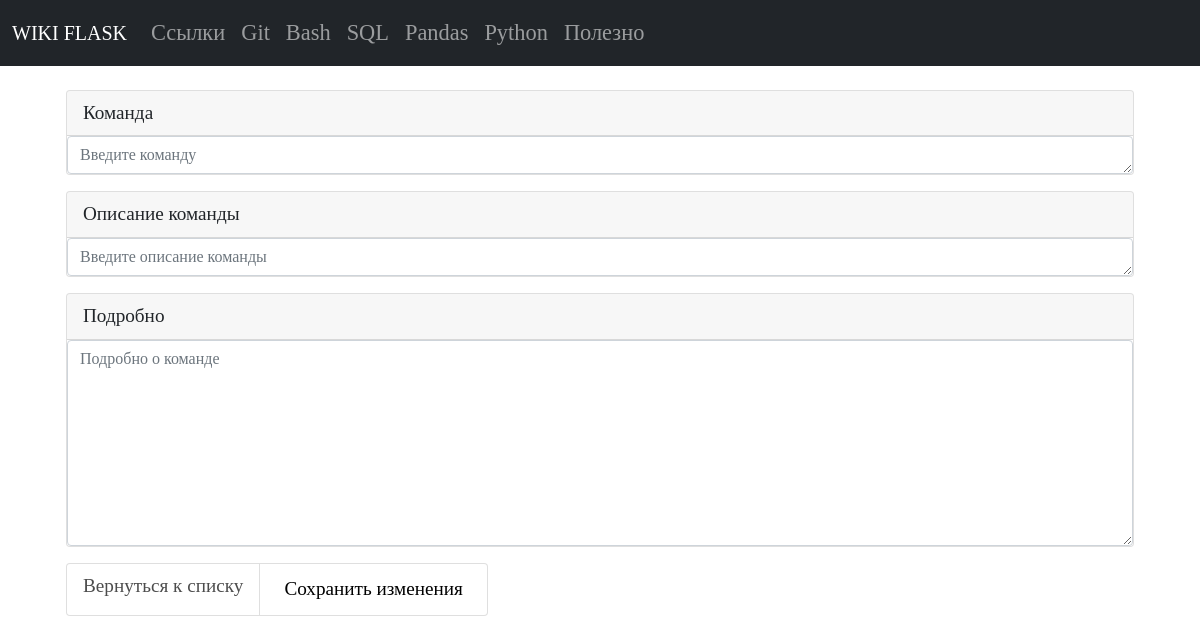
Before: /sql/edit/1161/ with the older database file.
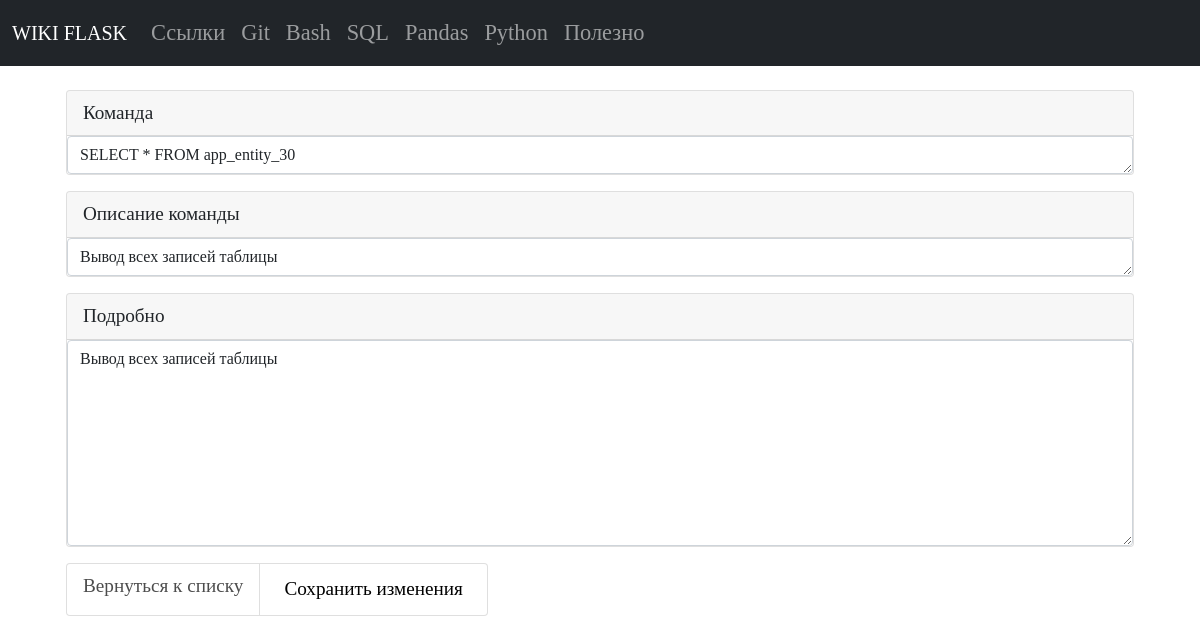
After: the same page with the newer database file.
### tables this page shows
CREATE TABLE [sql] ( 
  "sql_id" INTEGER PRIMARY KEY AUTOINCREMENT,
  "sql_command" TEXT NOT NULL,
  "sql_name" TEXT NOT NULL
, sql_description TEXT);

### app.py (the view, shortened to what this page needs)
@app.route("/sql/edit/<int:sql_id>/", methods=("GET", "POST"))
def edit_sql_command(sql_id):
    conn = get_db_connection()
    edit_sql_command_view = conn.execute("SELECT * FROM sql WHERE sql_id = ?",
                                         (sql_id,)).fetchone()
    return render_template("sql/edit_sql_command.html", edit_sql_command_view=edit_sql_command_view)

### app.py (called while the page is built)
def get_db_connection():
    db_path = os.path.join(BASE_DIR, "database.db")
    conn = sqlite3.connect(db_path)
    conn.row_factory = sqlite3.Row
    return conn

### templates/sql/edit_sql_command.html (shortened to what this page needs)
{% extends 'base.html' %}
{% block content %}
<div class="container p-4">
   <form method="post">
      <div class="card mb-3">
         <label for="sql_command" class="card-header">Команда</label>
         <textarea class="form-control" id="sql_command" name="sql_command" rows="1" placeholder="Введите команду"
            required>{{ edit_sql_command_view.sql_command }}</textarea>
      </div>
      <div class="card mb-3">
         <label for="sql_name" class="card-header">Описание команды</label>
         <textarea class="form-control" id="sql_name" name="sql_name" rows="1" placeholder="Введите описание команды"
            required>{{ edit_sql_command_view.sql_name }}</textarea>
      </div>
      <div class="card mb-3">
         <label for="sql_description" class="card-header">Подробно</label>
         <textarea class="form-control" id="sql_description" name="sql_description" rows="8" placeholder="Подробно о команде"
            required>{{ edit_sql_command_view.sql_description }}</textarea>
      </div>
      <ul class="list-group list-group-horizontal">
         <li class="list-group-item">
             <a href="{{ url_for('sql_list_commands') }}">Вернуться к списку</a>
         </li>
         <li class="list-group-item save">
            <button type="submit" value="" class="add">Сохранить изменения</button>
         </li>
      </ul>
   </form>
</div>
{% endblock %}

Changed rows visible on the page:
added sql: sql_command "SELECT * FROM app_entity_30", sql_name "Вывод всех записей таблицы", sql_description "Вывод всех записей таблицы"
